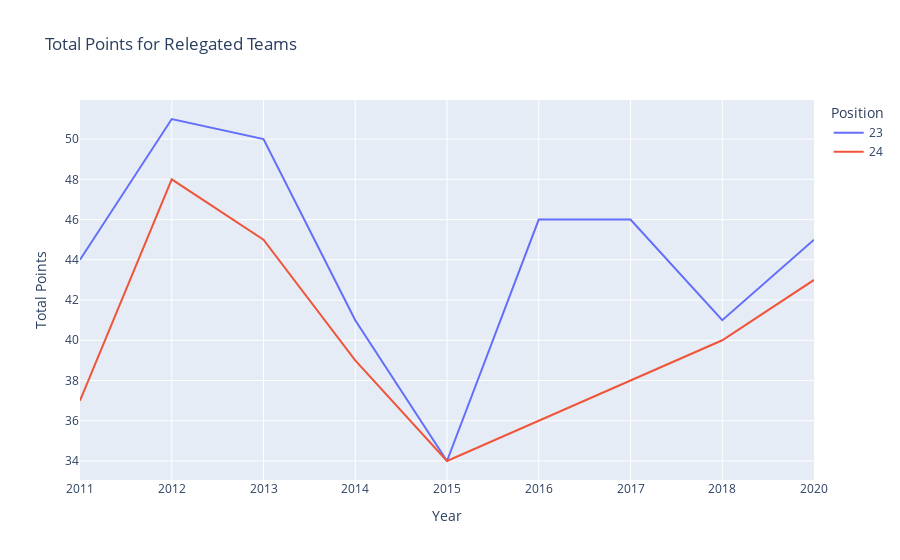

Notebook cell for this chart:
### Code cell
#  visualizing relegated DataFrame
fig = px.line(relegated,x='year',y='Pts',color='Rk',hover_data=['Squad'],title='Total Points for Relegated Teams',
             labels={'Pts':'Total Points','year':'Year','Rk':'Position'})
fig.show()

### Figure 1 — Plotly figure (JSON) as saved in the notebook; plotly's stock layout.template omitted (floating-point values rounded to 4 significant figures)
{"data": [{"customdata": [["Hereford United"], ["Barnet"], ["Bristol Rovers"], ["Cheltenham"], ["Dag & Red"], ["Hartlepool Utd"], ["Barnet"], ["Notts County"], ["Southend United"]], "hovertemplate": "Position=23<br>Year=%{x}<br>Total Points=%{y}<br>Squad=%{customdata[0]}<extra></extra>", "legendgroup": "23", "line": {"color": "#636efa", "dash": "solid"}, "marker": {"symbol": "circle"}, "mode": "lines", "name": "23", "orientation": "v", "showlegend": true, "type": "scatter", "x": ["2011", "2012", "2013", "2014", "2015", "2016", "2017", "2018", "2020"], "xaxis": "x", "y": [44, 51, 50, 41, 34, 46, 46, 41, 45], "yaxis": "y"}, {"customdata": [["Macclesfield"], ["Aldershot Town"], ["Torquay United"], ["Tranmere Rovers"], ["York City"], ["Leyton Orient"], ["Chesterfield"], ["Yeovil Town"], ["Grimsby Town"]], "hovertemplate": "Position=24<br>Year=%{x}<br>Total Points=%{y}<br>Squad=%{customdata[0]}<extra></extra>", "legendgroup": "24", "line": {"color": "#EF553B", "dash": "solid"}, "marker": {"symbol": "circle"}, "mode": "lines", "name": "24", "orientation": "v", "showlegend": true, "type": "scatter", "x": ["2011", "2012", "2013", "2014", "2015", "2016", "2017", "2018", "2020"], "xaxis": "x", "y": [37, 48, 45, 39, 34, 36, 38, 40, 43], "yaxis": "y"}], "layout": {"legend": {"title": {"text": "Position"}, "tracegroupgap": 0}, "title": {"text": "Total Points for Relegated Teams"}, "xaxis": {"anchor": "y", "domain": [0, 1], "title": {"text": "Year"}}, "yaxis": {"anchor": "x", "domain": [0, 1], "title": {"text": "Total Points"}}}}
